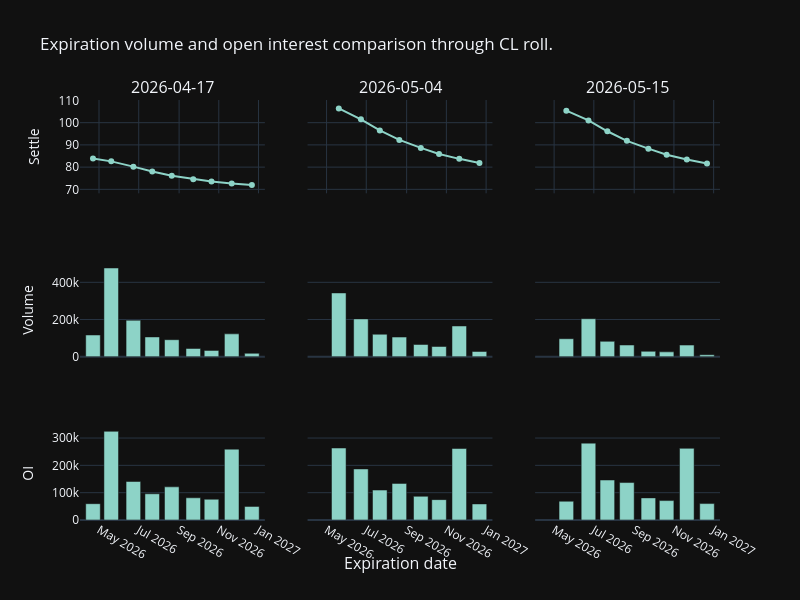

Write notebook code for a chart like this one.
### Markdown cell above
* What do you notice about these graphs?
* What is similar and what is different?
* What about these products could explain these differences?

### Code cell
product = "CL"
dates = crude_near_roll
plot_df = stats.reset_index()
plot_df = plot_df[plot_df["Trade date"].isin(dates)]
plot_df = plot_df[plot_df["Symbol"].isin(futures_groups[product])]
plot_groups = plot_df.groupby("Trade date")
color = px.defaults.color_discrete_sequence[0]

x_col = "expiration"
plot_cols = ["Settlement price", "Cleared volume", "Open interest"]
short_names = ("Settle", "Volume", "OI")
subplot_titles = [f"{date}" for date in dates]

fig = make_subplots(
    rows=len(plot_cols),
    cols=len(dates),
    shared_xaxes="all",
    shared_yaxes=True,
    subplot_titles=subplot_titles,
    x_title="Expiration date",
)

for i, trade_date in enumerate(dates):
    df = plot_groups.get_group(trade_date)
    fig.add_trace(
        go.Scatter(
            x=df[x_col],
            y=df[plot_cols[0]],
            name=str(trade_date),
            line=dict(color=color),
            showlegend=False,
        ),
        row=1,
        col=i + 1,
    )
    fig.add_trace(
        go.Bar(
            x=df[x_col],
            y=df[plot_cols[1]],
            name=str(trade_date),
            marker=dict(color=color),
            showlegend=False,
        ),
        row=2,
        col=i + 1,
    )
    fig.add_trace(
        go.Bar(
            x=df[x_col],
            y=df[plot_cols[2]],
            name=str(trade_date),
            marker=dict(color=color),
            showlegend=False,
        ),
        row=3,
        col=i + 1,
    )

fig.update_layout(
    height=600,
    width=800,
    title_text=(
        f"Expiration volume and open interest comparison through {product} roll."
    ),
    yaxis_title="test",
)
for i, y_name in enumerate(short_names):
    fig.update_yaxes(title_text=y_name, row=i + 1, col=1)
fig.show()

### Figure 1 — Plotly figure (JSON) as saved in the notebook; plotly's stock layout.template omitted (floating-point values rounded to 4 significant figures)
{"data": [{"line": {"color": "rgb(141,211,199)"}, "name": "2026-04-17", "showlegend": false, "type": "scatter", "x": ["2026-04-21T18:30:00.000000000", "2026-05-19T18:30:00.000000000", "2026-06-22T18:30:00.000000000", "2026-07-21T18:30:00.000000000", "2026-08-20T18:30:00.000000000", "2026-09-22T18:30:00.000000000", "2026-10-20T18:30:00.000000000", "2026-11-20T19:30:00.000000000", "2026-12-21T19:30:00.000000000"], "xaxis": "x", "y": [83.85, 82.59, 80.22, 78.0, 76.11, 74.58, 73.5, 72.65, 71.99], "yaxis": "y"}, {"marker": {"color": "rgb(141,211,199)"}, "name": "2026-04-17", "showlegend": false, "type": "bar", "x": ["2026-04-21T18:30:00.000000000", "2026-05-19T18:30:00.000000000", "2026-06-22T18:30:00.000000000", "2026-07-21T18:30:00.000000000", "2026-08-20T18:30:00.000000000", "2026-09-22T18:30:00.000000000", "2026-10-20T18:30:00.000000000", "2026-11-20T19:30:00.000000000", "2026-12-21T19:30:00.000000000"], "xaxis": "x4", "y": [116600.0, 477000.0, 195900.0, 106200.0, 91260.0, 44080.0, 33730.0, 122700.0, 18010.0], "yaxis": "y4"}, {"marker": {"color": "rgb(141,211,199)"}, "name": "2026-04-17", "showlegend": false, "type": "bar", "x": ["2026-04-21T18:30:00.000000000", "2026-05-19T18:30:00.000000000", "2026-06-22T18:30:00.000000000", "2026-07-21T18:30:00.000000000", "2026-08-20T18:30:00.000000000", "2026-09-22T18:30:00.000000000", "2026-10-20T18:30:00.000000000", "2026-11-20T19:30:00.000000000", "2026-12-21T19:30:00.000000000"], "xaxis": "x7", "y": [59680.0, 324600.0, 140900.0, 95910.0, 121400.0, 81260.0, 76010.0, 259300.0, 49780.0], "yaxis": "y7"}, {"line": {"color": "rgb(141,211,199)"}, "name": "2026-05-04", "showlegend": false, "type": "scatter", "x": ["2026-05-19T18:30:00.000000000", "2026-06-22T18:30:00.000000000", "2026-07-21T18:30:00.000000000", "2026-08-20T18:30:00.000000000", "2026-09-22T18:30:00.000000000", "2026-10-20T18:30:00.000000000", "2026-11-20T19:30:00.000000000", "2026-12-21T19:30:00.000000000"], "xaxis": "x2", "y": [106.4, 101.5, 96.52, 92.26, 88.66, 85.94, 83.72, 81.88], "yaxis": "y2"}, {"marker": {"color": "rgb(141,211,199)"}, "name": "2026-05-04", "showlegend": false, "type": "bar", "x": ["2026-05-19T18:30:00.000000000", "2026-06-22T18:30:00.000000000", "2026-07-21T18:30:00.000000000", "2026-08-20T18:30:00.000000000", "2026-09-22T18:30:00.000000000", "2026-10-20T18:30:00.000000000", "2026-11-20T19:30:00.000000000", "2026-12-21T19:30:00.000000000"], "xaxis": "x5", "y": [342800.0, 203300.0, 120600.0, 105400.0, 65610.0, 54720.0, 165100.0, 27890.0], "yaxis": "y5"}, {"marker": {"color": "rgb(141,211,199)"}, "name": "2026-05-04", "showlegend": false, "type": "bar", "x": ["2026-05-19T18:30:00.000000000", "2026-06-22T18:30:00.000000000", "2026-07-21T18:30:00.000000000", "2026-08-20T18:30:00.000000000", "2026-09-22T18:30:00.000000000", "2026-10-20T18:30:00.000000000", "2026-11-20T19:30:00.000000000", "2026-12-21T19:30:00.000000000"], "xaxis": "x8", "y": [263500.0, 186900.0, 109600.0, 134000.0, 86700.0, 74560.0, 261700.0, 58850.0], "yaxis": "y8"}, {"line": {"color": "rgb(141,211,199)"}, "name": "2026-05-15", "showlegend": false, "type": "scatter", "x": ["2026-05-19T18:30:00.000000000", "2026-06-22T18:30:00.000000000", "2026-07-21T18:30:00.000000000", "2026-08-20T18:30:00.000000000", "2026-09-22T18:30:00.000000000", "2026-10-20T18:30:00.000000000", "2026-11-20T19:30:00.000000000", "2026-12-21T19:30:00.000000000"], "xaxis": "x3", "y": [105.4, 101.0, 96.14, 91.83, 88.31, 85.6, 83.42, 81.61], "yaxis": "y3"}, {"marker": {"color": "rgb(141,211,199)"}, "name": "2026-05-15", "showlegend": false, "type": "bar", "x": ["2026-05-19T18:30:00.000000000", "2026-06-22T18:30:00.000000000", "2026-07-21T18:30:00.000000000", "2026-08-20T18:30:00.000000000", "2026-09-22T18:30:00.000000000", "2026-10-20T18:30:00.000000000", "2026-11-20T19:30:00.000000000", "2026-12-21T19:30:00.000000000"], "xaxis": "x6", "y": [96550.0, 204200.0, 82370.0, 62640.0, 28660.0, 25840.0, 62260.0, 10380.0], "yaxis": "y6"}, {"marker": {"color": "rgb(141,211,199)"}, "name": "2026-05-15", "showlegend": false, "type": "bar", "x": ["2026-05-19T18:30:00.000000000", "2026-06-22T18:30:00.000000000", "2026-07-21T18:30:00.000000000", "2026-08-20T18:30:00.000000000", "2026-09-22T18:30:00.000000000", "2026-10-20T18:30:00.000000000", "2026-11-20T19:30:00.000000000", "2026-12-21T19:30:00.000000000"], "xaxis": "x9", "y": [68680.0, 281400.0, 146300.0, 137100.0, 80940.0, 71070.0, 262300.0, 60090.0], "yaxis": "y9"}], "layout": {"annotations": [{"font": {"size": 16}, "showarrow": false, "text": "2026-04-17", "x": 0.1444, "xanchor": "center", "xref": "paper", "y": 1, "yanchor": "bottom", "yref": "paper"}, {"font": {"size": 16}, "showarrow": false, "text": "2026-05-04", "x": 0.5, "xanchor": "center", "xref": "paper", "y": 1, "yanchor": "bottom", "yref": "paper"}, {"font": {"size": 16}, "showarrow": false, "text": "2026-05-15", "x": 0.8556, "xanchor": "center", "xref": "paper", "y": 1, "yanchor": "bottom", "yref": "paper"}, {"font": {"size": 16}, "showarrow": false, "text": "Expiration date", "x": 0.5, "xanchor": "center", "xref": "paper", "y": 0, "yanchor": "top", "yref": "paper", "yshift": -30}], "height": 600, "title": {"text": "Expiration volume and open interest comparison through CL roll."}, "width": 800, "xaxis": {"anchor": "y", "domain": [0, 0.2889], "matches": "x7", "showticklabels": false}, "xaxis2": {"anchor": "y2", "domain": [0.3556, 0.6444], "matches": "x7", "showticklabels": false}, "xaxis3": {"anchor": "y3", "domain": [0.7111, 1], "matches": "x7", "showticklabels": false}, "xaxis4": {"anchor": "y4", "domain": [0, 0.2889], "matches": "x7", "showticklabels": false}, "xaxis5": {"anchor": "y5", "domain": [0.3556, 0.6444], "matches": "x7", "showticklabels": false}, "xaxis6": {"anchor": "y6", "domain": [0.7111, 1], "matches": "x7", "showticklabels": false}, "xaxis7": {"anchor": "y7", "domain": [0, 0.2889]}, "xaxis8": {"anchor": "y8", "domain": [0.3556, 0.6444], "matches": "x7"}, "xaxis9": {"anchor": "y9", "domain": [0.7111, 1], "matches": "x7"}, "yaxis": {"anchor": "x", "domain": [0.7778, 1], "title": {"text": "Settle"}}, "yaxis2": {"anchor": "x2", "domain": [0.7778, 1], "matches": "y", "showticklabels": false}, "yaxis3": {"anchor": "x3", "domain": [0.7778, 1], "matches": "y", "showticklabels": false}, "yaxis4": {"anchor": "x4", "domain": [0.3889, 0.6111], "title": {"text": "Volume"}}, "yaxis5": {"anchor": "x5", "domain": [0.3889, 0.6111], "matches": "y4", "showticklabels": false}, "yaxis6": {"anchor": "x6", "domain": [0.3889, 0.6111], "matches": "y4", "showticklabels": false}, "yaxis7": {"anchor": "x7", "domain": [0, 0.2222], "title": {"text": "OI"}}, "yaxis8": {"anchor": "x8", "domain": [0, 0.2222], "matches": "y7", "showticklabels": false}, "yaxis9": {"anchor": "x9", "domain": [0, 0.2222], "matches": "y7", "showticklabels": false}}}
